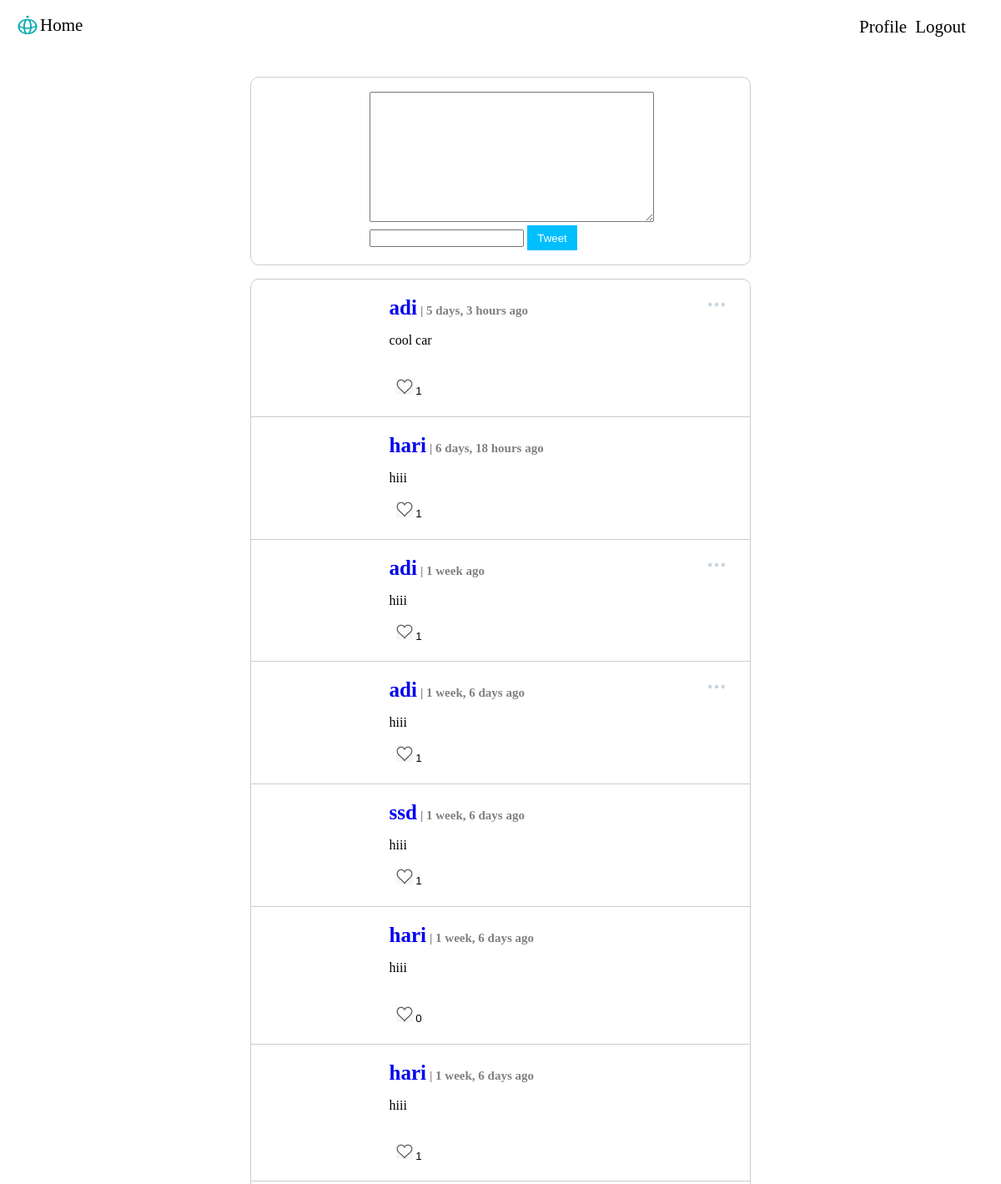
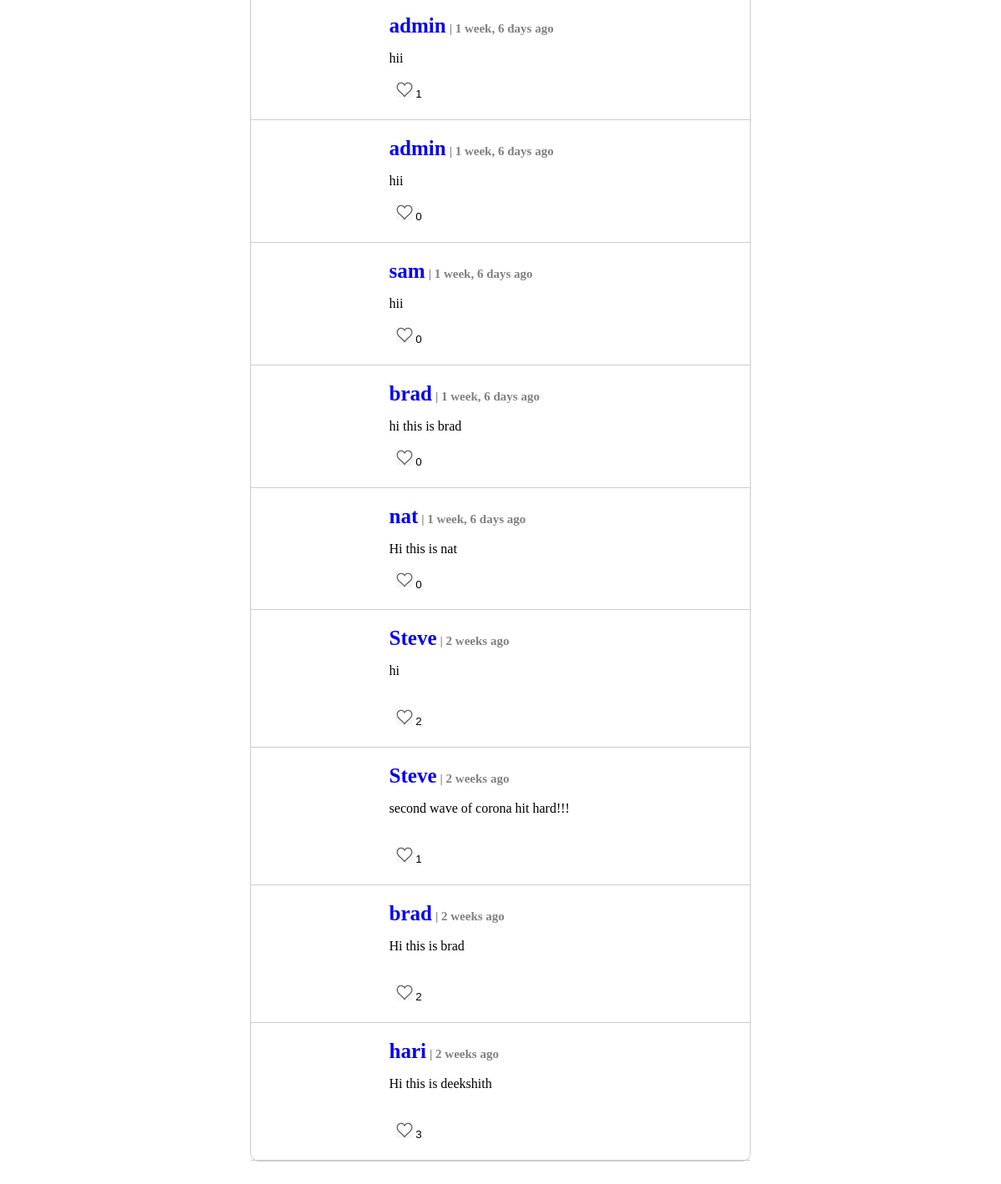
The page / (signed in) on the database its author committed (2 pictures, top to bottom).
### tweet/models.py (models this page shows, shortened)
class Tweet(models.Model):
    body = models.TextField(max_length=140)
    likes = models.ManyToManyField(User, related_name='tweet_likes')
    image = CloudinaryField(blank=True)
    created_at = models.DateTimeField(default=timezone.now)
    updated_at = models.DateTimeField(default=timezone.now)
    name = models.ForeignKey(User, on_delete = models.CASCADE, null=True, blank=True)

### tweet/views.py (the view)
# urls.py: path('', views.home, name='home'),
@login_required
def home(request):
    form = TweetForm()
    if request.method == 'POST':
        form = TweetForm(request.POST, request.FILES)
        new_tweet = form.save(commit=False)
        new_tweet.name = request.user
        new_tweet.save()
        return redirect('home')
    context = {'tweets' : Tweet.objects.all().order_by('-created_at'), 'form':form, }
    return render(request, 'tweet/home.html', context)

### tweet/forms.py
class TweetForm(forms.ModelForm):
    class Meta:
        model = Tweet
        fields = ['body', 'image', ]

### tweet/templates/tweet/home.html (shortened to what this page needs)
{% extends 'tweet/index.html' %}
{% load static %}
{% load humanize %}
{% block content %}
<!DOCTYPE html>
<html lang="en" dir="ltr">
  <head>
  </head>
  <body>
    <section class="content">
      <section class="post_form">
        <ul>
          <li>
            <div class="logo">
            </div>
            <form  action="{% url 'home' %}" method="post" enctype="multipart/form-data">
              {{form.body}}
              {{form.image}}
              <button type="submit" class="btn-primary">Tweet</button>
            </form>
          </li>
        </ul>
      </section>
      <section class="post">
        <ul>
          {% for tweet in tweets %}
          <li>
            <div class="logo">
            </div>
            <div class="name_body">
              <div class="name"><a href="{% url 'profile' tweet.name.profile.pk %}" style="font-size:25px; text-decoration:none;">{{tweet.name}}</a> <small class="datetime"> | {{tweet.created_at|timesince}} ago </small>     </div>
              <p>{{tweet.body}}</p>
              {% if tweet.image %}
                <div class="bodyimage">
                </div>
              {% endif %}
              <div class="likes">
                <form class="" action="{% url 'like_tweet' tweet.pk %}"  method="post">
                  <button type="submit" class="btn" name="button" name= "tweet_id" value={{tweet.id}}>
                    <img width="20px" src="{% static 'tweet/like.png' %}"> {{tweet.likes.all.count}}
                  </button>
                </form>
              </div>
              <div class="menu">
                {% if user.is_authenticated %}
                  {% if user.id == tweet.name.id %}
                <img width="20px" type="submit" src="{% static 'tweet/more.png' %}" data-bs-toggle="dropdown" aria-expanded="false">
              </div>
                  {% endif %}
                  {% endif %}
              </div>
            </li>
            {% endfor %}
          </ul>
      </section>
    </section>
  </body>
</html>
{% endblock content %}

### tweet/static/tweet/style.css (style rules this page uses)
html, body { height: 250%; }
.content { position: relative; max-width: 600px; height: 100%; margin: 0 auto; }
.post_form ul { padding: 0px; border-radius: 10px 10px 10px 10px; border-top: 1px solid #ccc; border-left: 1px solid #ccc; border-right: 1px solid #ccc; border-bottom: 1px solid #ccc; }
.post_form li { display: flex; padding: 17px; }
.post_form li .logo { flex-basis: 30%; }
.post_form .btn-primary { color: white; background-color: #00BFFF; border-color: transparent; width: 60px; height: 30px; }
.post ul { border-radius: 10px; border-top: 1px solid #ccc; padding: 0px; border-left: 1px solid #ccc; border-right: 1px solid #ccc; border-bottom: 1px solid #ccc; }
.post li { display: flex; position: relative; padding: 20px; border-bottom: 1px solid #ccc; }
.post li .menu { position: absolute; top: 20px; right: 30px; }
.post li .logo { flex-basis: 30%; }
.post li .name_body { flex-basis: 85%; }
.post li .name_body .name { color: black; font-weight: bold; }
.post li .name_body .datetime { display: inline-block; right: 30px; color: gray; font-size:15px; }
.btn { background-color: transparent; border-color: transparent; cursor: default; }

### rows shown on the page
Tweet: name "adi", created_at "5 days, 3 hours", body "cool car", likes.all.count "1"
Tweet: name "hari", created_at "6 days, 18 hours", body "hiii", likes.all.count "1"
Tweet: name "adi", created_at "1 week", body "hiii", likes.all.count "1"
Tweet: name "adi", created_at "1 week, 6 days", body "hiii", likes.all.count "1"
Tweet: name "ssd", created_at "1 week, 6 days", body "hiii", likes.all.count "1"
Tweet: name "hari", created_at "1 week, 6 days", body "hiii", likes.all.count "0"
Tweet: name "hari", created_at "1 week, 6 days", body "hiii", likes.all.count "1"
Tweet: name "admin", created_at "1 week, 6 days", body "hii", likes.all.count "1"
Tweet: name "admin", created_at "1 week, 6 days", body "hii", likes.all.count "0"
Tweet: name "sam", created_at "1 week, 6 days", body "hii", likes.all.count "0"
Tweet: name "brad", created_at "1 week, 6 days", body "hi this is brad", likes.all.count "0"
Tweet: name "nat", created_at "1 week, 6 days", body "Hi this is nat", likes.all.count "0"
Tweet: name "Steve", created_at "2 weeks", body "hi", likes.all.count "2"
Tweet: name "Steve", created_at "2 weeks", body "second wave of corona hit hard!!!", likes.all.count "1"
Tweet: name "brad", created_at "2 weeks", body "Hi this is brad", likes.all.count "2"
Tweet: name "hari", created_at "2 weeks", body "Hi this is deekshith", likes.all.count "3"
